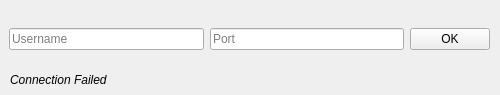
<?xml version="1.0" encoding="UTF-8"?>
<ui version="4.0">
 <class>LoginWindow</class>
 <widget class="QMainWindow" name="LoginWindow">
  <property name="geometry">
   <rect>
    <x>0</x>
    <y>0</y>
    <width>500</width>
    <height>95</height>
   </rect>
  </property>
  <property name="windowTitle">
   <string>Babel Login</string>
  </property>
  <widget class="QWidget" name="centralwidget">
   <widget class="QWidget" name="horizontalLayoutWidget">
    <property name="geometry">
     <rect>
      <x>9</x>
      <y>9</y>
      <width>481</width>
      <height>61</height>
     </rect>
    </property>
    <layout class="QHBoxLayout" name="horizontalLayout" stretch="0,0,0">
     <property name="sizeConstraint">
      <enum>QLayout::SetDefaultConstraint</enum>
     </property>
     <item>
      <widget class="QLineEdit" name="LoginInput">
       <property name="maximumSize">
        <size>
         <width>200</width>
         <height>16777215</height>
        </size>
       </property>
       <property name="layoutDirection">
        <enum>Qt::LeftToRight</enum>
       </property>
       <property name="text">
        <string/>
       </property>
       <property name="alignment">
        <set>Qt::AlignLeading|Qt::AlignLeft|Qt::AlignVCenter</set>
       </property>
       <property name="placeholderText">
        <string>Username</string>
       </property>
      </widget>
     </item>
     <item>
      <widget class="QLineEdit" name="PasswordInput">
       <property name="maximumSize">
        <size>
         <width>200</width>
         <height>16777215</height>
        </size>
       </property>
       <property name="inputMethodHints">
        <set>Qt::ImhDigitsOnly|Qt::ImhFormattedNumbersOnly</set>
       </property>
       <property name="echoMode">
        <enum>QLineEdit::Normal</enum>
       </property>
       <property name="placeholderText">
        <string>Port</string>
       </property>
      </widget>
     </item>
     <item alignment="Qt::AlignHCenter">
      <widget class="QPushButton" name="OkButton">
       <property name="text">
        <string>OK</string>
       </property>
      </widget>
     </item>
    </layout>
   </widget>
   <widget class="QLabel" name="ConnectionFailedLabel">
    <property name="geometry">
     <rect>
      <x>10</x>
      <y>70</y>
      <width>331</width>
      <height>20</height>
     </rect>
    </property>
    <property name="font">
     <font>
      <italic>true</italic>
     </font>
    </property>
    <property name="text">
     <string>Connection Failed</string>
    </property>
   </widget>
  </widget>
 </widget>
 <resources/>
 <connections/>
</ui>
